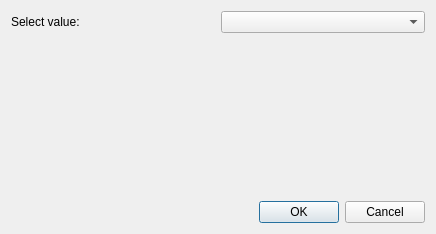
<?xml version="1.0" encoding="UTF-8"?>
<ui version="4.0">
 <class>GetMapDialog</class>
 <widget class="QDialog" name="GetMapDialog">
  <property name="geometry">
   <rect>
    <x>0</x>
    <y>0</y>
    <width>436</width>
    <height>234</height>
   </rect>
  </property>
  <property name="windowTitle">
   <string>Select dialog</string>
  </property>
  <layout class="QVBoxLayout" name="verticalLayout">
   <item>
    <layout class="QHBoxLayout" name="horizontalLayout">
     <item>
      <widget class="QLabel" name="label">
       <property name="text">
        <string>Select value:</string>
       </property>
      </widget>
     </item>
     <item>
      <widget class="QComboBox" name="comboBox"/>
     </item>
    </layout>
   </item>
   <item>
    <widget class="QLabel" name="description">
     <property name="sizePolicy">
      <sizepolicy hsizetype="Expanding" vsizetype="Expanding">
       <horstretch>0</horstretch>
       <verstretch>0</verstretch>
      </sizepolicy>
     </property>
     <property name="text">
      <string/>
     </property>
     <property name="alignment">
      <set>Qt::AlignLeading|Qt::AlignLeft|Qt::AlignTop</set>
     </property>
     <property name="wordWrap">
      <bool>true</bool>
     </property>
    </widget>
   </item>
   <item>
    <widget class="QDialogButtonBox" name="buttonBox">
     <property name="orientation">
      <enum>Qt::Horizontal</enum>
     </property>
     <property name="standardButtons">
      <set>QDialogButtonBox::Cancel|QDialogButtonBox::Ok</set>
     </property>
    </widget>
   </item>
  </layout>
 </widget>
 <resources/>
 <connections>
  <connection>
   <sender>buttonBox</sender>
   <signal>accepted()</signal>
   <receiver>GetMapDialog</receiver>
   <slot>accept()</slot>
   <hints>
    <hint type="sourcelabel">
     <x>248</x>
     <y>254</y>
    </hint>
    <hint type="destinationlabel">
     <x>157</x>
     <y>274</y>
    </hint>
   </hints>
  </connection>
  <connection>
   <sender>buttonBox</sender>
   <signal>rejected()</signal>
   <receiver>GetMapDialog</receiver>
   <slot>reject()</slot>
   <hints>
    <hint type="sourcelabel">
     <x>316</x>
     <y>260</y>
    </hint>
    <hint type="destinationlabel">
     <x>286</x>
     <y>274</y>
    </hint>
   </hints>
  </connection>
 </connections>
</ui>
